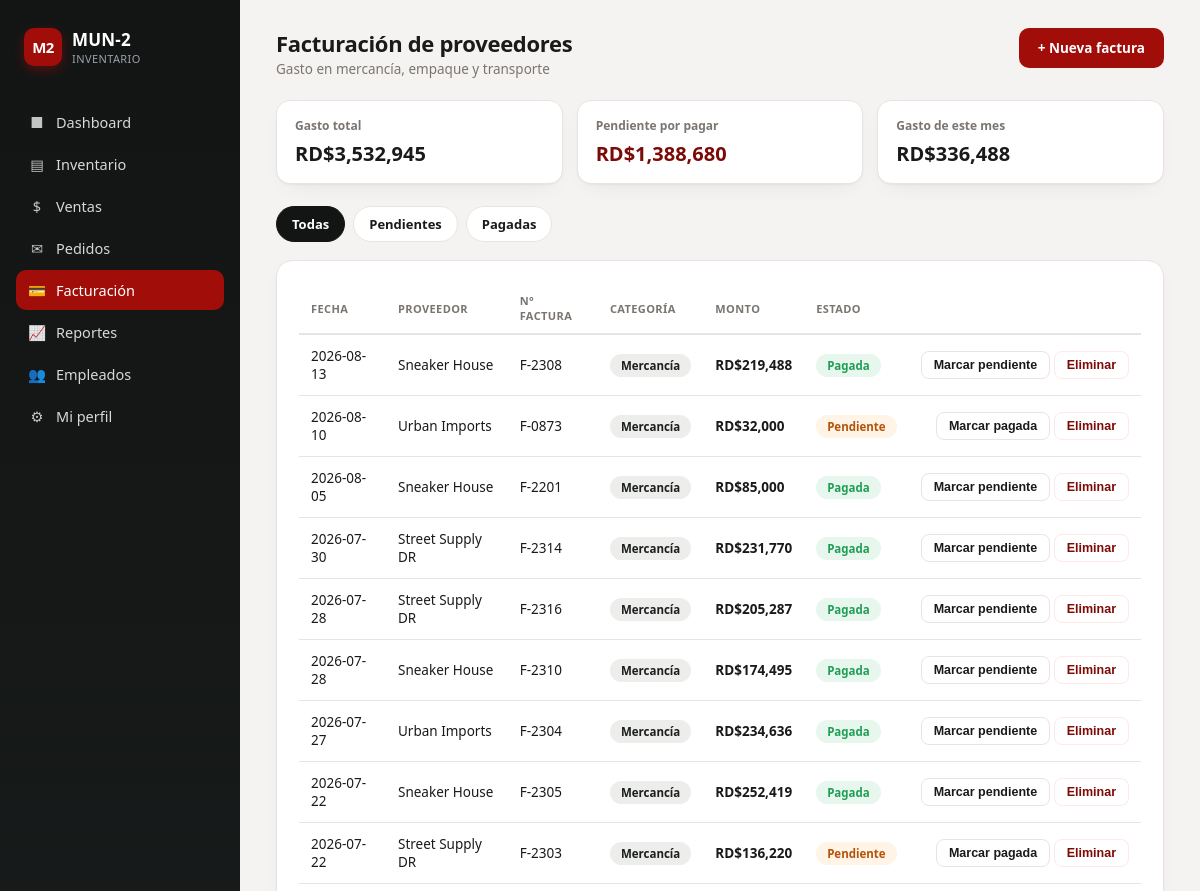
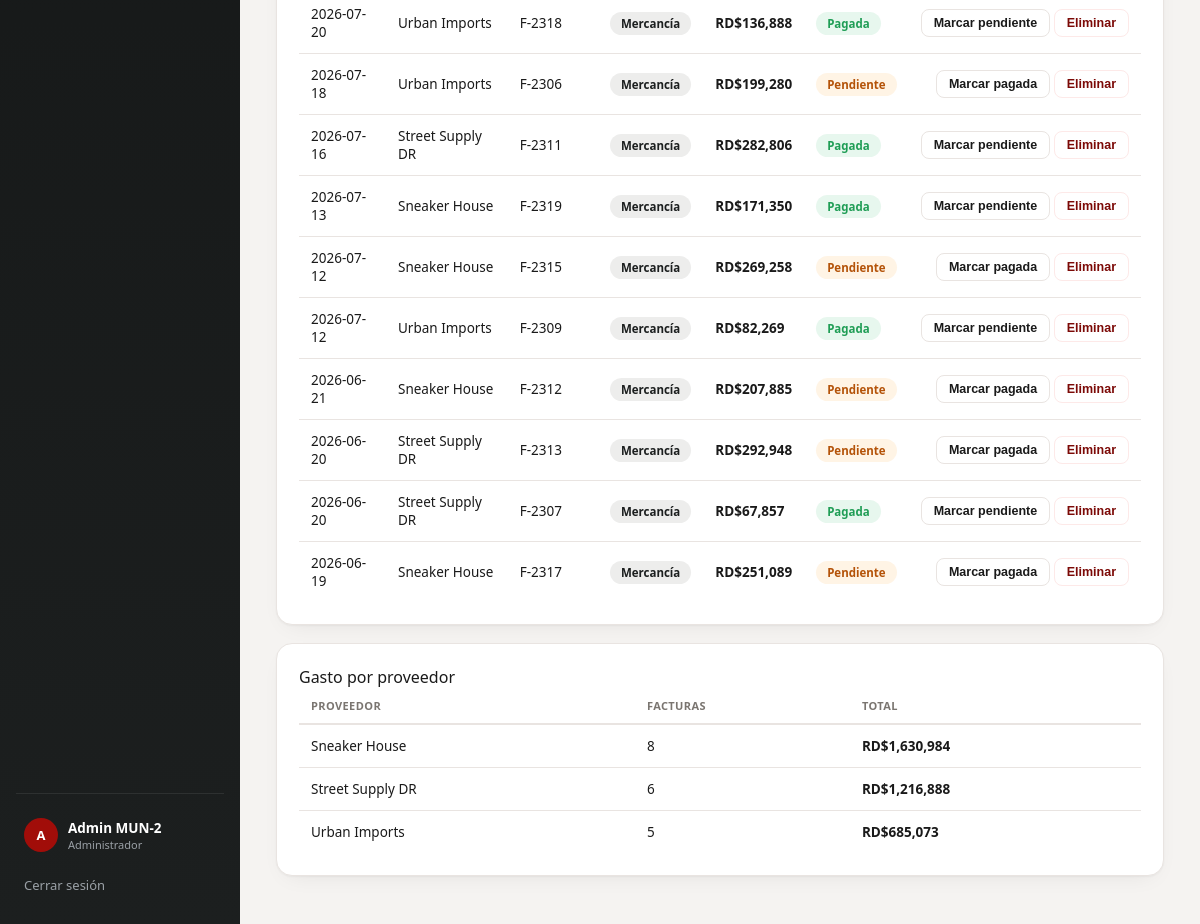
Page /facturacion (signed in) on the committed database (2 pictures, top to bottom).
### tables this page shows
CREATE TABLE facturas (
            id INTEGER PRIMARY KEY AUTOINCREMENT,
            fecha TEXT NOT NULL,
            proveedor TEXT NOT NULL,
            numero_factura TEXT,
            monto INTEGER NOT NULL,
            categoria TEXT DEFAULT 'Mercancía',
            estado TEXT NOT NULL DEFAULT 'Pendiente' CHECK (estado IN ('Pagada', 'Pendiente')),
            notas TEXT,
            registrado_por TEXT
        );

### app.py (the view)
@app.route("/facturacion")
@admin_required
def facturacion():
    db = get_db()
    estado = request.args.get("estado", "").strip()
    query = "SELECT * FROM facturas WHERE 1=1"
    params = []
    if estado:
        query += " AND estado = ?"
        params.append(estado)
    query += " ORDER BY fecha DESC, id DESC"
    facturas = db.execute(query, params).fetchall()
    gasto_total = db.execute("SELECT COALESCE(SUM(monto), 0) AS n FROM facturas").fetchone()["n"]
    gasto_pendiente = db.execute(
        "SELECT COALESCE(SUM(monto), 0) AS n FROM facturas WHERE estado = 'Pendiente'"
    ).fetchone()["n"]
    mes = datetime.now().strftime("%Y-%m")
    gasto_mes = db.execute(
        "SELECT COALESCE(SUM(monto), 0) AS n FROM facturas WHERE fecha LIKE ?", (f"{mes}%",)
    ).fetchone()["n"]
    por_proveedor = db.execute(
        """SELECT proveedor, COUNT(*) AS n_facturas, SUM(monto) AS total
           FROM facturas GROUP BY proveedor ORDER BY total DESC"""
    ).fetchall()
    return render_template(
        "facturacion.html",
        facturas=facturas,
        estado_actual=estado,
        gasto_total=gasto_total,
        gasto_pendiente=gasto_pendiente,
        gasto_mes=gasto_mes,
        por_proveedor=por_proveedor,
    )

### app.py (called while the page is built)
def get_db():
    if "db" not in g:
        g.db = get_connection()
    return g.db

def admin_required(view):
    @wraps(view)
    def wrapped(*args, **kwargs):
        if "usuario_id" not in session:
            return redirect(url_for("login"))
        if session.get("rol") != "Administrador":
            flash("Solo un administrador puede acceder a esa sección.", "error")
            return redirect(url_for("dashboard"))
        return view(*args, **kwargs)
    return wrapped

@app.context_processor
def inject_globals():
    ahora = datetime.now()
    fecha_hoy = f"{ahora.day} de {MESES_ES[ahora.month - 1]}, {ahora.year}"
    return {
        "tienda_nombre": "MUN-2",
        "usuario_actual": session.get("nombre"),
        "rol_actual": session.get("rol"),
        "fecha_hoy": fecha_hoy,
    }

### database.py (called while the page is built)
def get_connection():
    conn = sqlite3.connect(DB_PATH)
    conn.row_factory = sqlite3.Row
    conn.execute("PRAGMA foreign_keys = ON")
    return conn

### templates/facturacion.html (shortened to what this page needs)
{% extends "base.html" %}
{% block content %}
<div class="page-header">
  <div>
    <div class="page-title">Facturación de proveedores</div>
    <div class="page-sub">Gasto en mercancía, empaque y transporte</div>
  </div>
  <a class="btn btn-primary" href="{{ url_for('factura_nueva') }}">+ Nueva factura</a>
</div>
<div class="stat-strip">
  <div class="stat-box">
    <div class="stat-box-label">Gasto total</div>
    <div class="stat-box-value">RD${{ "{:,}".format(gasto_total) }}</div>
  </div>
  <div class="stat-box">
    <div class="stat-box-label">Pendiente por pagar</div>
    <div class="stat-box-value" style="color:var(--red-dark);">RD${{ "{:,}".format(gasto_pendiente) }}</div>
  </div>
  <div class="stat-box">
    <div class="stat-box-label">Gasto de este mes</div>
    <div class="stat-box-value">RD${{ "{:,}".format(gasto_mes) }}</div>
  </div>
</div>
<div class="tabs">
  <a class="tab-link {% if not estado_actual %}active{% endif %}" href="{{ url_for('facturacion') }}">Todas</a>
  <a class="tab-link {% if estado_actual == 'Pendiente' %}active{% endif %}" href="{{ url_for('facturacion', estado='Pendiente') }}">Pendientes</a>
  <a class="tab-link {% if estado_actual == 'Pagada' %}active{% endif %}" href="{{ url_for('facturacion', estado='Pagada') }}">Pagadas</a>
</div>
<div class="card">
  {% if facturas %}
  <table>
    <thead>
      <tr><th>Fecha</th><th>Proveedor</th><th>N&deg; factura</th><th>Categoría</th><th>Monto</th><th>Estado</th><th></th></tr>
    </thead>
    <tbody>
      {% for f in facturas %}
      <tr>
        <td>{{ f.fecha }}</td>
        <td>{{ f.proveedor }}</td>
        <td>{{ f.numero_factura or '—' }}</td>
        <td><span class="pill pill-black">{{ f.categoria }}</span></td>
        <td><strong>RD${{ "{:,}".format(f.monto) }}</strong></td>
        <td>
          {% if f.estado == 'Pagada' %}<span class="pill pill-green">Pagada</span>
          {% else %}<span class="pill pill-amber">Pendiente</span>{% endif %}
        </td>
        <td style="text-align:right; white-space:nowrap;">
          <form method="post" action="{{ url_for('factura_estado', factura_id=f.id) }}" style="display:inline;">
            <button class="btn btn-sm btn-outline" type="submit">{{ 'Marcar pendiente' if f.estado == 'Pagada' else 'Marcar pagada' }}</button>
          </form>
          <form method="post" action="{{ url_for('factura_eliminar', factura_id=f.id) }}" style="display:inline;" onsubmit="return confirm('¿Eliminar esta factura?');">
            <button class="btn btn-sm btn-danger-outline" type="submit">Eliminar</button>
          </form>
        </td>
      </tr>
      {% endfor %}
    </tbody>
  </table>
  {% else %}
  <div class="empty-state">
    <div class="empty-state-icon">&#128179;</div>
    No hay facturas registradas.
  </div>
  {% endif %}
</div>
{% if por_proveedor %}
<div class="card" style="margin-top:18px;">
  <div class="card-title">Gasto por proveedor</div>
  <table>
    <thead><tr><th>Proveedor</th><th>Facturas</th><th>Total</th></tr></thead>
    <tbody>
      {% for pv in por_proveedor %}
      <tr>
        <td>{{ pv.proveedor }}</td>
        <td>{{ pv.n_facturas }}</td>
        <td><strong>RD${{ "{:,}".format(pv.total) }}</strong></td>
      </tr>
      {% endfor %}
    </tbody>
  </table>
</div>
{% endif %}
{% endblock %}

### templates/base.html (style rules this page uses)
:root { --red:#A10D09; --red-dark:#7C0A07; --red-soft:#FDE9E8; --black:#131515; --charcoal:#1C1F1F; --slate:#525E6A; --bg:#F5F3F1; --card:#FFFFFF; --border:#E9E4E1; --text:#1A1A1A; --muted:#7A7570; --success:#1F9D55; --success-soft:#E7F7EE; --radius:16px; --shadow:0 1px 2px rgba(20,15,12,0.04), 0 8px 24px -12px rgba(20,15,12,0.10); }
* { box-sizing:border-box; }
body { margin:0; font-family:'Segoe UI', system-ui, -apple-system, Roboto, Helvetica, Arial, sans-serif; background:var(--bg); color:var(--text); display:flex; min-height:100vh; }
a { text-decoration:none; color:inherit; }
.page-title { font-size:24px; font-weight:800; letter-spacing:-0.3px; }
.page-sub { font-size:13.5px; color:var(--muted); margin-top:2px; }
.card { background:var(--card); border:1px solid var(--border); border-radius:var(--radius); box-shadow:var(--shadow); padding:22px; }
.page-header { display:flex; align-items:flex-start; justify-content:space-between; flex-wrap:wrap; gap:14px; margin-bottom:22px; }
.page-header .page-title { font-size:22px; }
.btn { display:inline-flex; align-items:center; gap:7px; justify-content:center; padding:10px 18px; border-radius:10px; font-size:13.5px; font-weight:700; border:1px solid transparent; cursor:pointer; text-decoration:none; }
.btn-primary { background:var(--red); color:#fff; }
.btn-outline { background:#fff; color:var(--text); border-color:var(--border); }
.btn-sm { padding:6px 12px; font-size:12.5px; border-radius:8px; }
.btn-danger-outline { background:#fff; color:var(--red-dark); border-color:var(--red-soft); }
table { width:100%; border-collapse:collapse; }
thead th { text-align:left; font-size:11px; text-transform:uppercase; letter-spacing:0.4px; color:var(--muted); font-weight:700; padding:10px 12px; border-bottom:2px solid var(--border); }
tbody td { padding:12px; font-size:13.5px; border-bottom:1px solid var(--border); vertical-align:middle; }
tbody tr:last-child td { border-bottom:none; }
.pill { display:inline-flex; align-items:center; padding:4px 11px; border-radius:999px; font-size:11.5px; font-weight:700; }
.pill-black { background:#EDEDEC; color:var(--charcoal); }
.pill-green { background:var(--success-soft); color:var(--success); }
.pill-amber { background:#FFF4E5; color:#B45309; }
.stat-strip { display:grid; grid-template-columns:repeat(auto-fit, minmax(180px,1fr)); gap:14px; margin-bottom:22px; }
.stat-box { background:var(--card); border:1px solid var(--border); border-radius:14px; padding:16px 18px; box-shadow:var(--shadow); }
.stat-box-label { font-size:12px; color:var(--muted); font-weight:600; margin-bottom:6px; }
.stat-box-value { font-size:20px; font-weight:800; }
.tabs { display:flex; gap:8px; margin-bottom:18px; flex-wrap:wrap; }
.tab-link { padding:8px 15px; border-radius:999px; font-size:13px; font-weight:600; background:#fff; border:1px solid var(--border); color:var(--text); }
.tab-link.active { background:var(--black); color:#fff; border-color:var(--black); }

### rows in the picture
facturas: fecha "2026-08-13", proveedor "Sneaker House", numero_factura "F-2308", categoria "Mercancía", monto "219,488", shows "Pagada", estado "Marcar pendiente"
facturas: fecha "2026-08-10", proveedor "Urban Imports", numero_factura "F-0873", categoria "Mercancía", monto "32,000", shows "Pendiente", estado "Marcar pagada"
facturas: fecha "2026-08-05", proveedor "Sneaker House", numero_factura "F-2201", categoria "Mercancía", monto "85,000", shows "Pagada", estado "Marcar pendiente"
facturas: fecha "2026-07-30", proveedor "Street Supply DR", numero_factura "F-2314", categoria "Mercancía", monto "231,770", shows "Pagada", estado "Marcar pendiente"
facturas: fecha "2026-07-28", proveedor "Street Supply DR", numero_factura "F-2316", categoria "Mercancía", monto "205,287", shows "Pagada", estado "Marcar pendiente"
facturas: fecha "2026-07-28", proveedor "Sneaker House", numero_factura "F-2310", categoria "Mercancía", monto "174,495", shows "Pagada", estado "Marcar pendiente"
facturas: fecha "2026-07-27", proveedor "Urban Imports", numero_factura "F-2304", categoria "Mercancía", monto "234,636", shows "Pagada", estado "Marcar pendiente"
facturas: fecha "2026-07-22", proveedor "Sneaker House", numero_factura "F-2305", categoria "Mercancía", monto "252,419", shows "Pagada", estado "Marcar pendiente"
facturas: fecha "2026-07-22", proveedor "Street Supply DR", numero_factura "F-2303", categoria "Mercancía", monto "136,220", shows "Pendiente", estado "Marcar pagada"
facturas: fecha "2026-07-20", proveedor "Urban Imports", numero_factura "F-2318", categoria "Mercancía", monto "136,888", shows "Pagada", estado "Marcar pendiente"
facturas: fecha "2026-07-18", proveedor "Urban Imports", numero_factura "F-2306", categoria "Mercancía", monto "199,280", shows "Pendiente", estado "Marcar pagada"
facturas: fecha "2026-07-16", proveedor "Street Supply DR", numero_factura "F-2311", categoria "Mercancía", monto "282,806", shows "Pagada", estado "Marcar pendiente"
facturas: fecha "2026-07-13", proveedor "Sneaker House", numero_factura "F-2319", categoria "Mercancía", monto "171,350", shows "Pagada", estado "Marcar pendiente"
facturas: fecha "2026-07-12", proveedor "Sneaker House", numero_factura "F-2315", categoria "Mercancía", monto "269,258", shows "Pendiente", estado "Marcar pagada"
facturas: fecha "2026-07-12", proveedor "Urban Imports", numero_factura "F-2309", categoria "Mercancía", monto "82,269", shows "Pagada", estado "Marcar pendiente"
facturas: fecha "2026-06-21", proveedor "Sneaker House", numero_factura "F-2312", categoria "Mercancía", monto "207,885", shows "Pendiente", estado "Marcar pagada"
facturas: fecha "2026-06-20", proveedor "Street Supply DR", numero_factura "F-2313", categoria "Mercancía", monto "292,948", shows "Pendiente", estado "Marcar pagada"
facturas: fecha "2026-06-20", proveedor "Street Supply DR", numero_factura "F-2307", categoria "Mercancía", monto "67,857", shows "Pagada", estado "Marcar pendiente"
facturas: fecha "2026-06-19", proveedor "Sneaker House", numero_factura "F-2317", categoria "Mercancía", monto "251,089", shows "Pendiente", estado "Marcar pagada"

### other values in the picture
{{ (usuario_actual or "U")[0] }} "A"
{{ usuario_actual }} "Admin MUN-2"
{{ rol_actual }} "Administrador"
{{ "{:,}".format(gasto_total) }} "3,532,945"
{{ "{:,}".format(gasto_pendiente) }} "1,388,680"
{{ "{:,}".format(gasto_mes) }} "336,488"
{{ pv.proveedor }} "Sneaker House" "Street Supply DR" "Urban Imports"
{{ pv.n_facturas }} "8" "6" "5"
{{ "{:,}".format(pv.total) }} "1,630,984" "1,216,888" "685,073"
